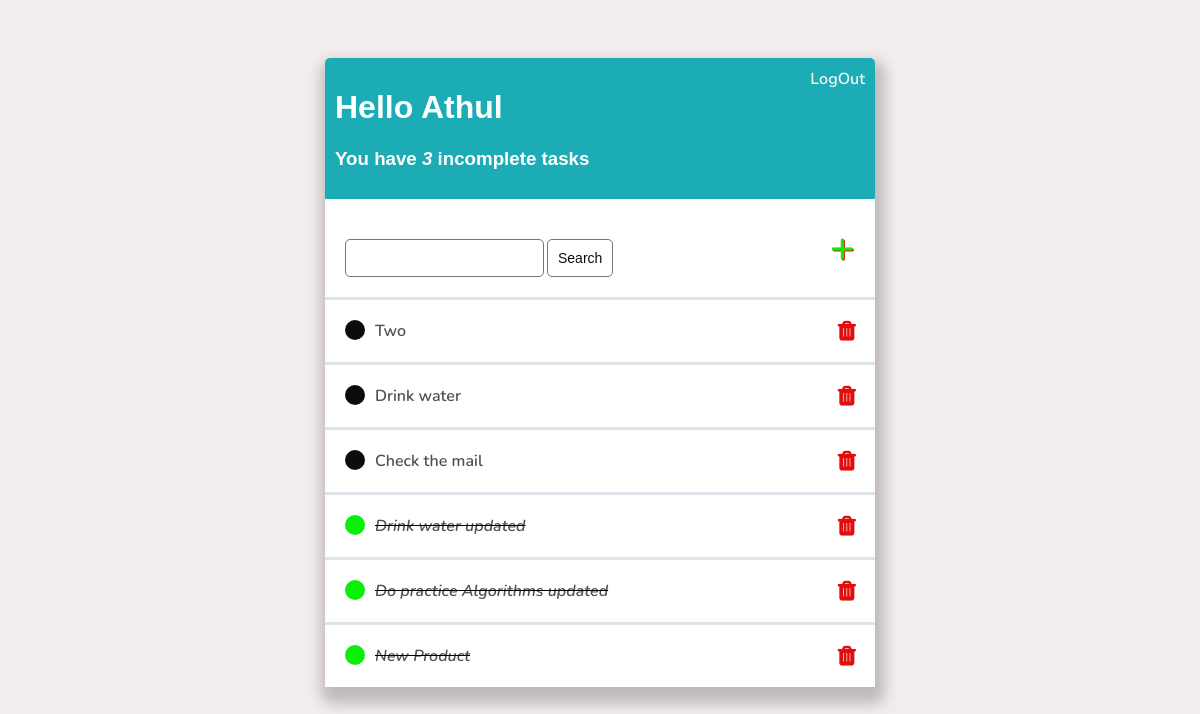
Before: / (signed in) with the older database file.
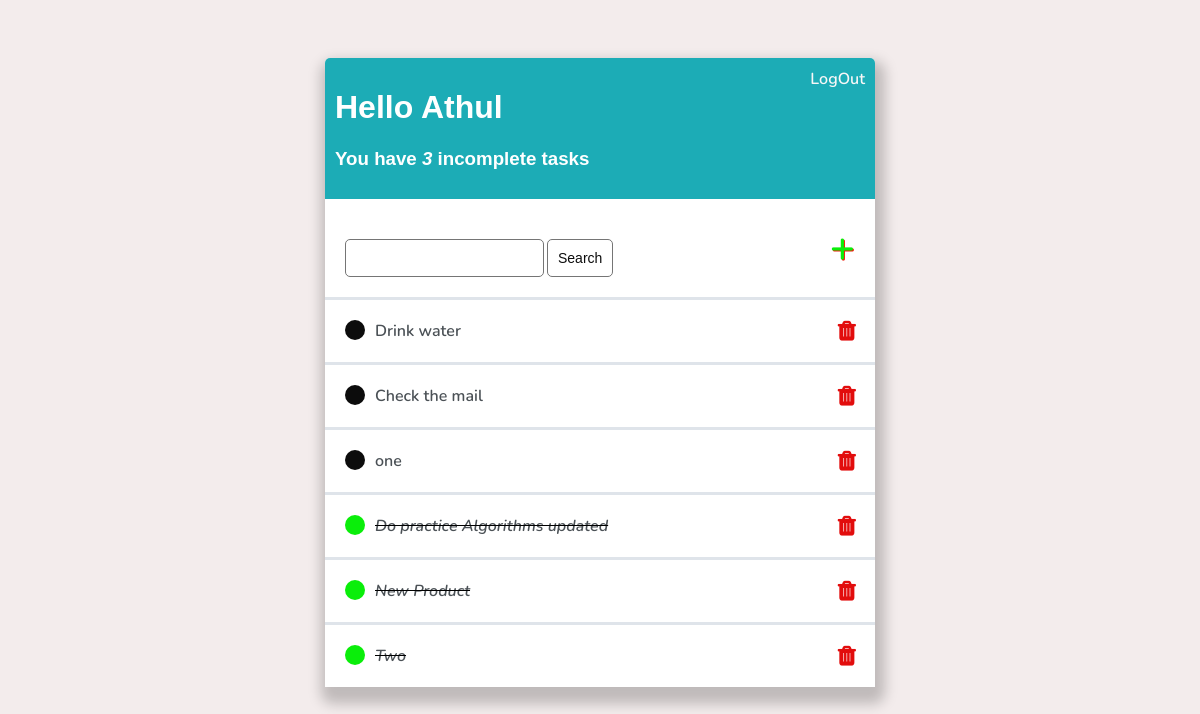
After: the same page with the newer database file.
### base/models.py (models this page shows)
class Task(models.Model):
    user        = models.ForeignKey(User,on_delete=models.CASCADE,null=True,blank=True)
    title       = models.CharField(max_length=200)
    description = models.TextField(null=True,blank=True)
    completed   = models.BooleanField(default=False)
    created     = models.DateTimeField(auto_now_add=True)
    def __str__(self):
        return self.title
    class Meta:
        ordering = [ 'completed' ]

### base/views.py (the view)
# urls.py: path('',                      TaskList.as_view(),                    name='tasks'),
class TaskList(LoginRequiredMixin,ListView):
    model               = Task
    context_object_name = 'tasks'
    def get_context_data(self, **kwargs):
        context          = super().get_context_data(**kwargs)
        context['tasks'] = context['tasks'].filter(user=self.request.user)
        context['count'] = context['tasks'].filter(completed=False).count()
        search_input     = self.request.GET.get('search-area') or ''
        if search_input:
            context['tasks'] = context['tasks'].filter(title__startswith=search_input)
        context['search_input'] = search_input
        return context

### base/templates/base/task_list.html
{% extends "base/main.html" %}
{% block content %}
<div class="header">
    <div class="">
        <h1>Hello {{request.user | title}}</h1>
        {% if tasks %}
        <h3>You have <i>{{count}}</i> incomplete task{{ count|pluralize }} </h3>
        {% else  %}
        <h3>You have no tasks yet.</h3>
        {% endif %}
    </div>
    {% if request.user.is_authenticated %}
    <a href="{% url 'logout' %}">LogOut</a>
    {% else %}
    <p>{{request.user}}</p>
    <a href="{% url 'login' %}">LogIn</a>
    {% endif %}
</div>
<div id="search-add-wrapper">
    <form method="GET" style="display:flex;margin-top:20px">
        <input type="text" name="search-area" value="{{search_input}}">
        <input class="button" type="submit" value="Search">
    </form>
    <a id="add-link" href="{% url 'task-create' %}">&#43;</a>
</div>
<div class="task-items-wrapper">
    {% for task in tasks %}
        <div class="task-wrapper">
            {% if task.completed %}
                <div class="task-title">
                    <div class="task-complete-icon">
                    </div>
                    <i><s><a href="{% url 'task-update' task.id %}">{{task}}</a></s></i>
                </div>
            <a class="delete-link fa fa-trash" href="{% url 'task-delete' task.id %}"></a>
            {% else %}
                <div class="task-title">
                    <div class="task-incomplete-icon">
                    </div>
                    <a href="{% url 'task-update' task.id %}">{{task}}</a>
                </div>
            <a class="delete-link fa fa-trash" href="{% url 'task-delete' task.id %}"></a>
            {% endif %}
        </div>
    {% empty %}
    <h3 class="no-task">No items found</h2>
    {% endfor %}
</div>
{% endblock %}

### base/templates/base/main.html (shortened to what this page needs)
<!DOCTYPE html>
<html lang="en">
<head>
    <link rel="stylesheet" href="https://cdnjs.cloudflare.com/ajax/libs/font-awesome/4.7.0/css/font-awesome.min.css">
</head>
<body>
    <div class="container">
        {% block content %}
        {% endblock %}
    </div>
</body>
</html>

### base/templates/base/main.html (style rules this page uses)
body { background-color: #f3ecec; font-family: 'Nunito', sans-serif; padding-top: 50px; }
h1,h2,h3,h4,h5,h6 { font-family: 'Raleway', sans-serif; }
a,p { color: #4b5156 }
a { font-weight: 600; }
.container { max-width: 550px; margin: auto; background-color: #fff; -webkit-box-shadow: 3px 3px 13px 7px rgba(0, 0, 0, 0.21); box-shadow: 3px 10px 13px 7px rgba(0, 0, 0, 0.21); border-radius: 5px 5px 5px 5px }
input { outline: none; border: none; }
.header { display: flex; justify-content: space-between; color: #fff; padding: 10px; border-radius: 5px 5px 0 0; background-color:#1cacb6; }
.header a { color: rgb(247, 247, 247); text-decoration: none; }
.task-wrapper { display: flex; align-items: center; justify-content: space-between; background-color: #fff; border-top: 3px solid #dfe4ea; overflow: hidden; }
.task-title { display: flex; padding: 20px; }
.task-title a { text-decoration: none; color: #4b5156; margin-left: 10px; }
.task-complete-icon { height: 20px; width: 20px; background-color: rgb(10, 238, 10); border-radius: 50%; }
.task-incomplete-icon { height: 20px; width: 20px; background-color: rgb(12, 12, 12); border-radius: 50%; }
.delete-link { text-decoration: none; font-weight: 900; color: #e20d0d; font-size: 22px; line-height: 0; padding: 20px 20px; }
#add-link { color: rgb(10, 238, 10); text-decoration: none; font-size: 42px; text-shadow: 1px 1px #ec1c09; }
#search-add-wrapper { display: flex; justify-content: space-between; align-items: center; padding: 20px; }
input[type=text], input[type=password], textarea { border: 1px solid #757575; border-radius: 5px; padding: 10px; width: 90%; }
.button { border: 1px solid #757575; background-color: rgb(255, 255, 255); color: #0c0c0c; padding: 10px; font-size: 14px; border-radius: 5px; cursor: pointer; text-decoration: none; margin-left: 3px; }

Changed rows visible on the page:
removed Task: title "Drink water updated"
added Task: title "one"
changed Task "Two": completed False → True (drawn); moves down the list
